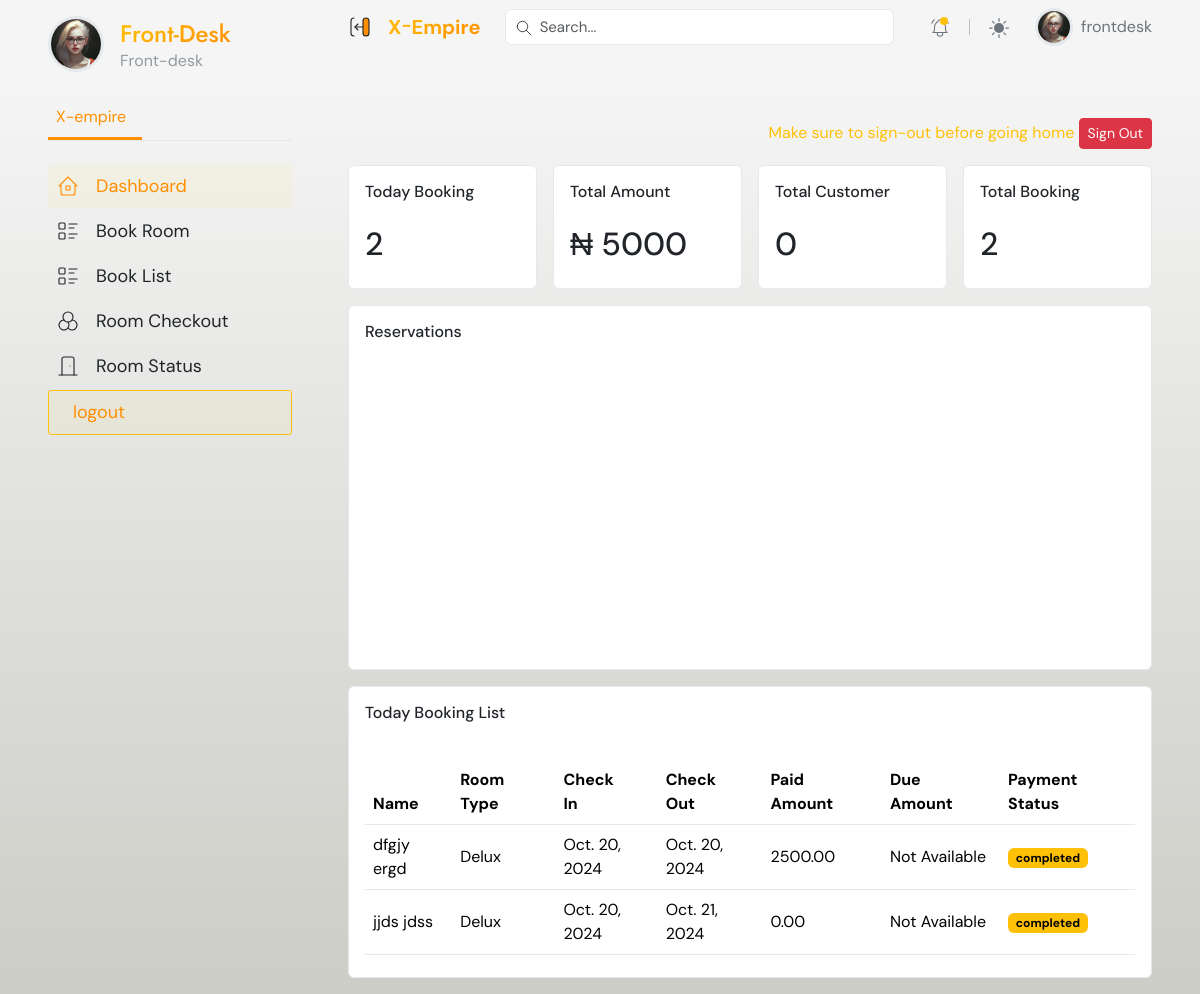
The app's page /dashboard/front_desk_dashboard/ (signed in), older data.
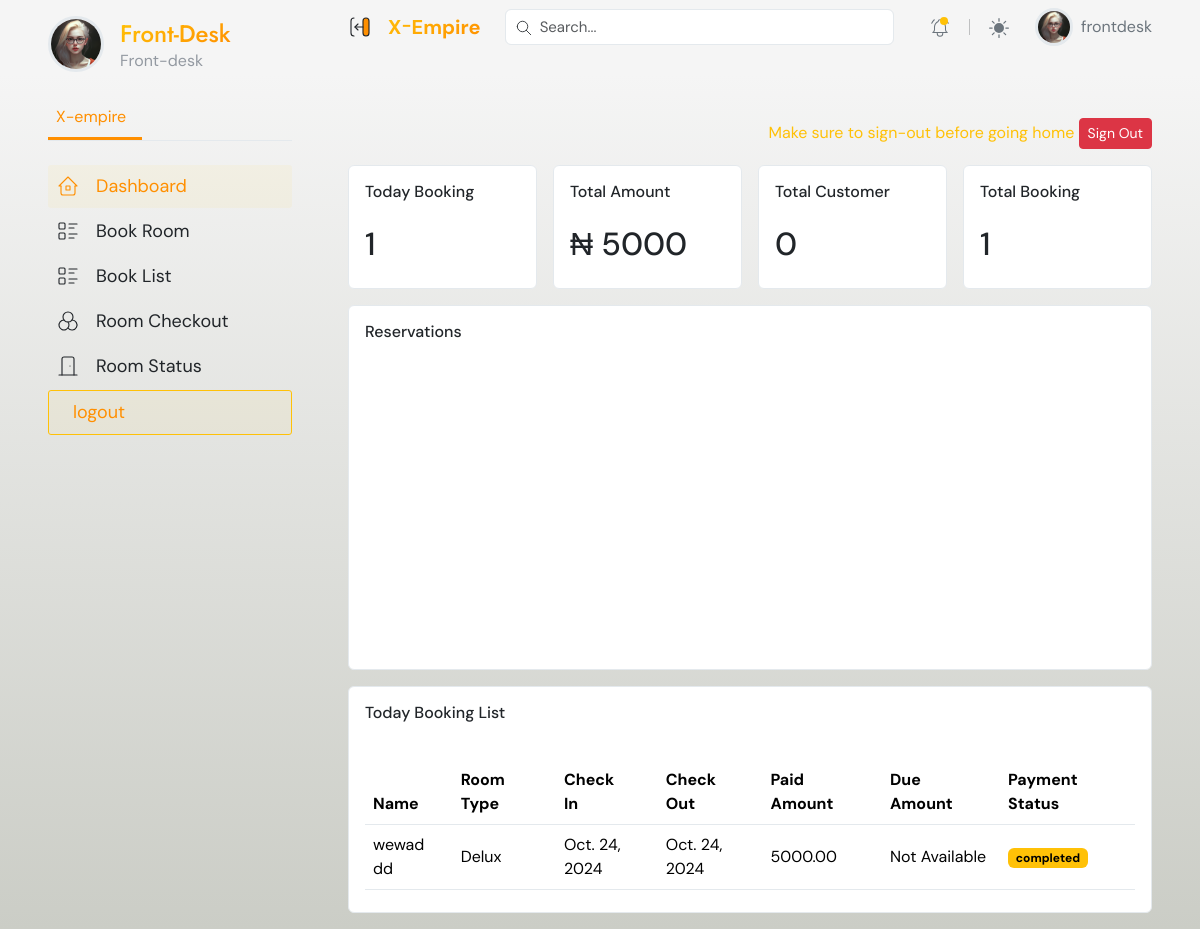
The same page, newer data.
### accounts/models.py (models this page shows, shortened)
class User(AbstractUser):
    email = models.EmailField(unique=True)
    phone = models.CharField(max_length=100, null=True, blank=True)
    is_admin = models.BooleanField(default=False)
    is_supervisor = models.BooleanField(default=False)
    is_account_officer = models.BooleanField(default=False)
    is_frontdesk_officer = models.BooleanField(default=False)
    is_pos_officer = models.BooleanField(default=False)
    is_worker = models.BooleanField(default=False)
    active_status = models.BooleanField(default=False)
    t_and_c = models.BooleanField(default=False)

### bookings/models.py (models this page shows, shortened)
class Transaction(models.Model):
    user = models.ForeignKey(User, on_delete=models.SET_NULL, null=True, blank=True)
    hotel = models.ForeignKey('Hotel', on_delete=models.SET_NULL, null=True)
    room_type = models.ForeignKey('RoomType', on_delete=models.SET_NULL, null=True)
    room = models.ForeignKey('Room', on_delete=models.CASCADE,null= True)  # This can be used for both bookings and reservations
    check_in_date = models.DateField()
    check_out_date = models.DateField()
    num_adults = models.PositiveIntegerField(default=1)
    num_children = models.PositiveIntegerField(default=0)
    total_amount = models.DecimalField(max_digits=12, decimal_places=2, default=0.00)
    date_created = models.DateTimeField(auto_now_add=True)
    class Meta:
        abstract = True

class Booking(Transaction):
    booking_id = ShortUUIDField(unique=True, length=10, max_length=20, alphabet="abcdefghijklmnopqrstuvxyz")
    is_active = models.BooleanField(default=True)
    checked_in = models.BooleanField(default=False)
    checked_out = models.BooleanField(default=False)
    reservation = models.OneToOneField('Reservation', on_delete=models.SET_NULL, null=True, blank=True)
    room = models.ForeignKey(Room, on_delete=models.CASCADE, null=True, blank=True)  # ForeignKey instead of M2M
    date = models.DateTimeField(auto_now_add=True)
    coupon = models.ForeignKey('Coupon', on_delete=models.SET_NULL, null=True, blank=True)
    @property
    def amount_paid(self):
        payment = Payment.objects.filter(booking=self).last()
        return payment.amount if payment else 0
    @property
    def payment_status(self):
        payment = Payment.objects.filter(booking=self).last()
        return payment.status if payment else 'Unpaid'

class RoomType(models.Model):
    ROOM_TYPES = (
        ('Delux', 'Delux'),
        ('Executive', 'Executive'),
        ('Presidential', 'Presidential'),
    )
    hotel = models.ForeignKey(Hotel, on_delete=models.CASCADE)
    banner_img = models.ImageField(upload_to="room_type", null=True, blank=True)
    type = models.CharField(max_length=20, choices = ROOM_TYPES, null=True, blank=True)
    base_price = models.DecimalField(max_digits=12, decimal_places=2, default=0.00)
    number_of_beds = models.PositiveIntegerField(default=0)
    room_capacity = models.PositiveIntegerField(default=0)
    rtid = ShortUUIDField(unique=True, length=10, max_length=20, alphabet="abcdefghijklmnopqrstuvxyz")
    slug = models.SlugField(null=True, blank=True)
    date = models.DateTimeField(auto_now_add=True)

class Payment(models.Model):
    PAYMENT_STATUS_CHOICES = [
        ('pending', 'pending'),
        ('advance', 'advance'),
        ('completed', 'completed'),
        ('failed', 'Failed'),
        ('refunded', 'refunded'),
    ]
    PAYMENT_MODE_CHOICES = [
        ('cash', 'Cash'),
        ('transfer', 'Transfer'),
        ('credit_card', 'Credit Card'),
        ('paypal', 'PayPal'),
    ]
    booking = models.ForeignKey('Booking', related_name='payments', on_delete=models.CASCADE)
    status = models.CharField(max_length=20, choices=PAYMENT_STATUS_CHOICES, default='pending')
    mode = models.CharField(max_length=20, choices=PAYMENT_MODE_CHOICES, default='cash')
    amount = models.DecimalField(max_digits=12, decimal_places=2, default=0.00)
    date = models.DateTimeField(auto_now_add=True)
    transaction_id = ShortUUIDField(unique=True, length=10, max_length=20, alphabet="abcdefghijklmnopqrstuvxyz")

### dashboard/views.py (the view)
# urls.py: path('front_desk_dashboard/',views.frontdesk_dashboard, name ="frontdesk_dashboard"),
def frontdesk_dashboard(request):
    template = "front_desk/dashboard.html"
    if request.user.is_frontdesk_officer:
        today = timezone.now().date()
        user = request.user
        employee = Employee.objects.get(user=user)
        active_attendance = Attendance.objects.filter(employee=employee, active=True).first()
        if active_attendance:
            check_in_time = active_attendance.check_in
            check_out_time = active_attendance.check_out or timezone.now()  # If checked out, use check-out time; otherwise, use current time
            todays_bookings = Booking.objects.filter(
                date_created__range=(check_in_time, check_out_time)
            )
            todays_payments = Payment.objects.filter(
                date__range=(check_in_time, check_out_time)
            )
            advance_payments_total = todays_payments.filter(status='advance').aggregate(total=Sum('amount'))['total'] or 0
            completed_payments_total = todays_payments.filter(status='completed').aggregate(total=Sum('amount'))['total'] or 0
            payment_completion_total = PaymentCompletion.objects.filter(
                payment__in=todays_payments
            ).aggregate(total=Sum('amount'))['total'] or 0
            todays_total_money = advance_payments_total + completed_payments_total + payment_completion_total
            customers = User.objects.filter(
                is_admin=False,
                is_supervisor=False,
                is_account_officer=False,
                is_frontdesk_officer=False,
                is_pos_officer=False,
                 is_worker=False,
                date_joined__date=today,
                date_joined__range=(check_in_time, check_out_time)
            )
            context = {
                'all_bookings': todays_bookings.count(),
                'todays_bookings': todays_bookings,
                'total_todays_booking': todays_bookings.count(),
                'todays_total_money': todays_total_money,
                'customers': customers.count(),
                'active_attendance': active_attendance,
            }
            return render(request, template, context)
        else:
            return render(request, template, {'error': 'No active attendance found for the session.'})

### dashboard/templates/front_desk/dashboard.html (shortened to what this page needs)
{% extends 'dashboard_base.html' %}
{% load static %}
{% block content %}
    <main class="container-fluid px-0">
        {% if request.user.is_admin %}
            {% include '../partials/menubars/admin_sidebar.html' %}
        {% elif request.user.is_supervisor %}
            {% include '../partials/menubars/supervisor_sidebar.html' %}
        {% elif request.user.is_account_officer %}
            {% include '../partials/menubars/accounting_sidebar.html' %}
        {% elif request.user.is_pos_officer %}
            {% include '../partials/menubars/pos_sidebar.html' %}
        {% else %}
            {% include '../partials/menubars/frontdesk_sidebar.html' %}
        {% endif %}
        <div class="content">
            {% include '../partials/top_header.html' %}
            {% if active_attendance  and active_attendance.active == True %}
                <div class="px-xl-5 px-lg-4 px-3 py-3 page-body mt-5 ">
                    <div >
                        <p class="text-end text-warning"> Make sure to sign-out before going home <a  href="{% url 'hrm:check_out' %}" class="btn btn-danger btn-sm">Sign Out </a></p>
                    </div>
                    <div class="row g-3 mb-3">
                        <div class="col-md-6 col-lg-3">
                            <div class="card">
                                <div class="card-header">
                                    <h6 class="card-title mb-0">Today Booking</h6>
                                </div>
                                <div class="card-body">
                                    <h2>{{ total_todays_booking }}</h2>
                                </div>
                            </div>
                        </div>
                        <div class="col-md-6 col-lg-3">
                            <div class="card">
                                <div class="card-header">
                                    <h6 class="card-title mb-0">Total Amount</h6>
                                </div>
                                <div class="card-body">
                                    <h2><span>&#8358;</span> {{todays_total_money }}</h2>
                                </div>
                            </div>
                        </div>
                        <div class="col-md-6 col-lg-3">
                            <div class="card">
                                <div class="card-header">
                                    <h6 class="card-title mb-0">Total Customer</h6>
                                </div>
                                <div class="card-body">
                                    <h2>{{ customers }}</h2>
                                </div>
                            </div>
                        </div>
                        <div class="col-md-6 col-lg-3">
                            <div class="card">
                                <div class="card-header">
                                    <h6 class="card-title mb-0">Total Booking</h6>
                                </div>
                                <div class="card-body">
                                    <h2>{{ all_bookings }}</h2>
                                </div>
                            </div>
                        </div>
                    </div>
                    <div class="row g-3">
                        <div class="col-md-12">
                            <div class="card">
                                <div class="card-header">
                                    <h6 class="card-title">Reservations</h6>
                                </div>
                                <div class="card-body">
                                    <div id="reservations" style="height: 280px;"></div>
                                </div>
                            </div>
                        </div>
                        <div class="col-sm-12">
                            <div class="card">
                                <div class="card-header">
                                    <h6 class="card-title">Today Booking List</h6>
                                </div>
                                <div class="card-body">
                                    <table class="table dataTable align-middle table-hover table-body" style="width: 100%;">
                                        <thead>
                                            <tr>
                                                <th>Name</th>
                                                <th>Room Type</th>
                                                <th>Check In</th>
                                                <th>Check Out</th>
                                                <th>Paid Amount</th>
                                                <th>Due Amount</th>
                                                <th>Payment Status</th>
                                            </tr>
                                        </thead>
                                        <tbody>
                                            {% if todays_bookings %}
                                                {% for booking in todays_bookings %}
                                                    <tr>
                                                        <td>
                                                            {{booking.user.first_name}}  {{booking.user.last_name}}
                                                        </td>
                                                        <td>{{ booking.room_type.type}}</td>
                                                        <td>{{ booking.check_in_date}}</td>
                                                        <td>{{ booking.check_out_date}}</td>
                                                        <td>{{ booking.amount_paid }}</td>
                                                        <td> Not Available</td>
                                                        <td><span class="badge text-bg-warning">{{booking.payment_status }}</span></td>
                                                    </tr>
                                                {% endfor %}
                                            {% endif %}
                                        </tbody>
                                    </table>
                                </div>
                            </div>
                        </div>
                    </div>
                </div>
            {% else %}
                <div class="text-center mt-5 ">
                    <p>Hi, <mark> {{ request.user.username }} </mark> You Are Yet to Sign the Attendance Form.<br>Click on the button below to sign  form.</p>
                    <a href="{% url 'hrm:check_in' %}" class="btn btn-danger "> Sign Form </a>
                </div>
            {% endif %}
        </div>
    </main>
{% endblock %}

### dashboard/templates/partials/top_header.html (shortened to what this page needs)
{% load static %}
<header class="px-xl-5 px-lg-4 px-3 sticky-top" data-bs-theme="none">
    <div class="d-flex justify-content-between align-items-center py-2 w-100">
        <div class="d-flex align-items-center pe-4">
            <button class="btn d-xl-inline-flex d-none border-0 p-0 pe-2 sidebar-toggle-btn" type="button">
            </button>
            <a href="index.html" class="brand-icon text-decoration-none d-flex align-items-center" title="X-Empire Admin Template">
                <span class="fw-bold ps-2 fs-5 d-none d-xl-inline-flex text-gradient">X <small>-</small>Empire</span>
            </a>
        </div>
        <form class="dropdown main-search me-md-4 w-100 d-none d-md-inline-flex">
            <div class="w-100" data-bs-toggle="dropdown" data-bs-auto-close="outside">
                <input type="text" class="form-control" placeholder="Search..." aria-label="Search...">
            </div>
        </form>
        <ul class="header-menu flex-grow-1">
            <li class="nav-item dropdown px-md-1 d-none d-md-inline-flex">
                <a class="dropdown-toggle gray-6" href="#" role="button" data-bs-toggle="dropdown" aria-expanded="false" title="notification">
                    <span class="bullet-dot bg-primary animation-blink"></span>
                </a>
            </li>
            <li class="nav-item py-2 py-md-1 col-auto">
            </li>
            <li class="nav-item dropdown px-md-1">
                <a class="dropdown-toggle gray-6" href="#" id="bd-theme" data-bs-toggle="dropdown" aria-expanded="false">
                    <svg width="20" height="20" fill="currentColor" viewBox="0 0 24 24" class="theme-icon-active"><use href="#sun-fill"></use></svg>
                </a>
            </li>
            <li class="nav-item user ms-3">
                <a class="dropdown-toggle gray-6 d-flex text-decoration-none align-items-center lh-sm p-0" href="#" role="button" data-bs-toggle="dropdown" aria-expanded="false" title="User" data-bs-auto-close="outside">
                    {% if request.user.profile.image %}
                        <img class="avatar rounded-circle border border-3" src="{% static 'dashboard/assets/images/profile_av.png' %}" alt="profile image">
                    {% else %}
                        <img class="avatar rounded-circle border border-3" src="{% static 'dashboard/assets/images/profile_av.png' %}" alt="profile image">
                    {% endif %}
                    <span class="ms-2 fs-6 d-none d-sm-inline-flex">{{request.user.first_name}}</span>
                </a>
            </li>
        </ul>
    </div>
</header>

Row changes from the older to the newer data that the page shows:
removed Booking: user.first_name "dfgjy", user.last_name "ergd", room_type.type "Delux", check_in_date "Oct. 20, 2024", check_out_date "Oct. 20, 2024", amount_paid "2500.00", payment_status "completed"
removed Booking: user.first_name "jjds", user.last_name "jdss", room_type.type "Delux", check_in_date "Oct. 20, 2024", check_out_date "Oct. 21, 2024", amount_paid "0.00", payment_status "completed"
added Booking: user.first_name "wewad", user.last_name "dd", room_type.type "Delux", check_in_date "Oct. 24, 2024", check_out_date "Oct. 24, 2024", amount_paid "5000.00", payment_status "completed"
Text that changed along with them:
{{ total_todays_booking }}: "2" → "1"
{{ all_bookings }}: "2" → "1"
